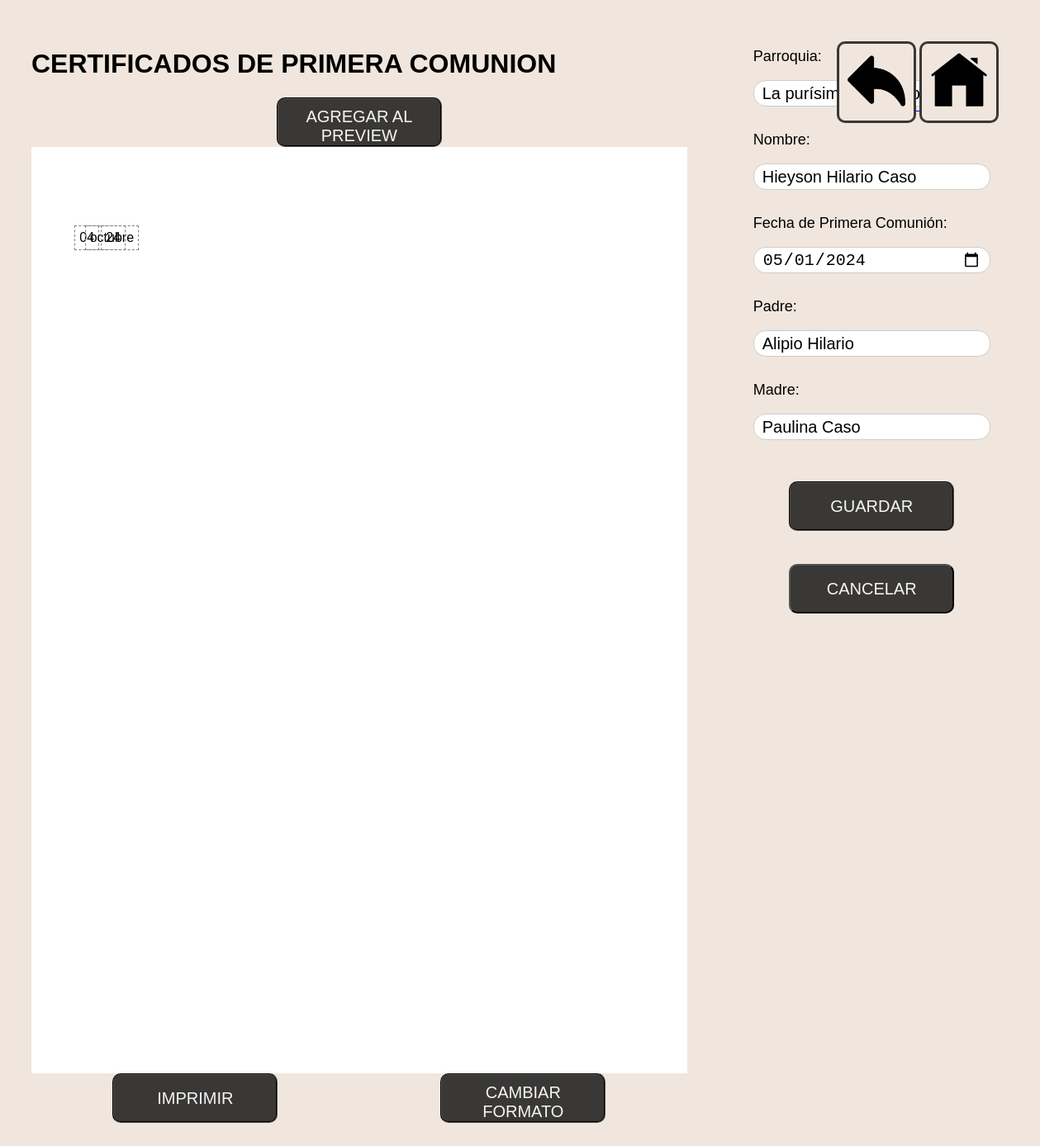
The app's page /printComunion/1 (signed in) with its own data.
### webapp/models.py (models this page shows)
class priComunion(models.Model):
    nombre = models.CharField(max_length=80)
    parroquia = models.CharField(max_length=255, default="'La Purisima' - Concepción")
    fecha = models.DateField()
    padre = models.CharField(max_length=80)
    madre = models.CharField(max_length=80)

### webapp/views.py (the view)
# urls.py: path('printComunion/<int:id>', views.printComunion, name="printComunion"),
@login_required
def printComunion(request, id):
    comunion = get_object_or_404(priComunion, pk=id)
    if request.method == 'POST':
        form = ComunionForm(request.POST, instance=comunion)
        if form.is_valid():
            form.save()
            return render(request, 'pages/pricomunion/printComunion.html', {'form': form})
    else:
        form = ComunionForm(instance=comunion)
    return render(request, 'pages/pricomunion/printComunion.html', {'form': form})

### webapp/forms.py
class ComunionForm(forms.ModelForm):
    class Meta:
        model = priComunion
        fields = [
            'nombre',
            'parroquia',
            'fecha',
            'padre',
            'madre',
        ]
    def __init__(self, *args, **kwargs):
        super().__init__(*args, **kwargs)
        self.fields['fecha'].widget = forms.DateInput(format='%Y-%m-%d', attrs={
            'type': 'date',
            'class': 'form-control'
        })

### templates/pages/pricomunion/printComunion.html (shortened to what this page needs)
{% load static %}
<!DOCTYPE html>
<html>
  <head>
    <link rel="stylesheet" type="text/css" href="{% static 'styles/styles.css' %}">
    <link rel="stylesheet" type="text/css" href="{% static 'styles/addDoc.css' %}">
    <link rel="stylesheet" type="text/css" href="{% static 'styles/formstyle.css' %}">
  </head>
  <body data-section="pricomunion">
    <div class="container_preview">
      <h1><strong>CERTIFICADOS DE PRIMERA COMUNION</strong></h1>
      <button id="previewButton" type="button" class="normal_button">Agregar al Preview</button>
      <div class="preview" id="preview"></div>
      <div style="display: flex; justify-content: center;">
        <button id="imp" class="normal_button">IMPRIMIR</button>
        <button id="fondo" class="normal_button">CAMBIAR FORMATO</button>
      </div>
    </div>
    <div class="container_right">
      <section class="container_input">
        <form method="post">
          <label style="heigh:5px" for="parroquia">Parroquia:</label>
          <label for="nombres">Nombre:</label>
          {{ form.nombre }}
          <label for="fecha">Fecha de Primera Comunión:</label>
          {{ form.fecha }}
          <label for="padre">Padre:</label>
          {{ form.padre }}
          <label for="madre">Madre:</label>
          {{ form.madre }}
          <div class="container_save">
            <button type="submit" class="normal_button">GUARDAR</button>
          </div>
        </form>
        <div class="container_save" style="justify-content: center">
          <a href="{% url 'pricomunion' %}">
            <button class="red_button">CANCELAR</button>
          </a>
        </div>
      </section>
    </div>
    <div class="container_home">
      <a href="/pricomunion">
        <button class="home_button">
          <img class="home_icon" src="{% static 'src/back_icon.png' %}" alt="icono de atras" />
        </button>
      </a>
      <a href="/">
        <button class="home_button">
          <img class="back_icon" src="{% static 'src/home_icon.png' %}" alt="icono de home" />
        </button>
      </a>
    </div>
  </body>
</html>

### static/styles/styles.css (style rules this page uses)
body { font-family: Arial, serif; font-weight: 400; font-style: normal; background-color: #f0e6dd; display: flex; height: 100%; }
form label { display: block; margin-bottom: 8px; color: black; }
form input { padding: 10px; margin-bottom: 20px; border: 1px solid #ccc; border-radius: 15px; }
.normal_button { background-color: #3a3836; color: #f5f5f5; border-radius: 10px; text-align: center; text-transform: uppercase; cursor: pointer; border-style: groove; border-color: black; }
.red_button { background-color: #3a3836; color: #f5f5f5; border-color: black; border-radius: 10px; padding: 10px 20px; font-size: 16px; text-align: center; text-transform: uppercase; cursor: pointer; display: inline-block; }
.home_button { background-color: #f0e6dd; border: #3a3836, solid; border-radius: 10px; padding: 10px; cursor: pointer; }
.home_icon { width: 70px; height: 70px; }
.back_icon { width: 70px; height: 70px; }

### static/styles/addDoc.css (style rules this page uses)
.container_preview { display: flex; flex-direction: column; padding: 30px; }
.normal_button { font-size: 18px; padding: 10px 20px; margin-left: 10px; }
.preview { margin: 0 auto; width: 210mm; height: 297mm; background-size: cover; background-color: white; position: relative; background-position: center; background-repeat: no-repeat; box-sizing: border-box; }
.container_right { padding: 30px; width: 40%; display: flex; flex-direction: column; }
.container_input { margin: 20px; }
.container_input form { display: flex; flex-direction: column; gap: 10px; }
label { font-size: 18px; color: #333; }
input { height: 10px; padding: 5px; font-size: 20px; }
.container_save { margin: 20px; display: flex; flex-direction: row; }
.container_home { position: fixed; top: 50px; right: 50px; }
.normal_button { font-size: 20px; width: 200px; height: 60px; margin: 0 auto; }
.red_button { font-size: 20px; width: 200px; height: 60px; margin: 0 auto; }
@media (max-width: 1700px) { .container_right { width: 700px; } }
@media (max-width: 1500px) { .container_right { width: auto; } }

### records on screen
priComunion: nombre "Hieyson Hilario Caso", fecha "05/01/2024", padre "Alipio Hilario", madre "Paulina Caso"
